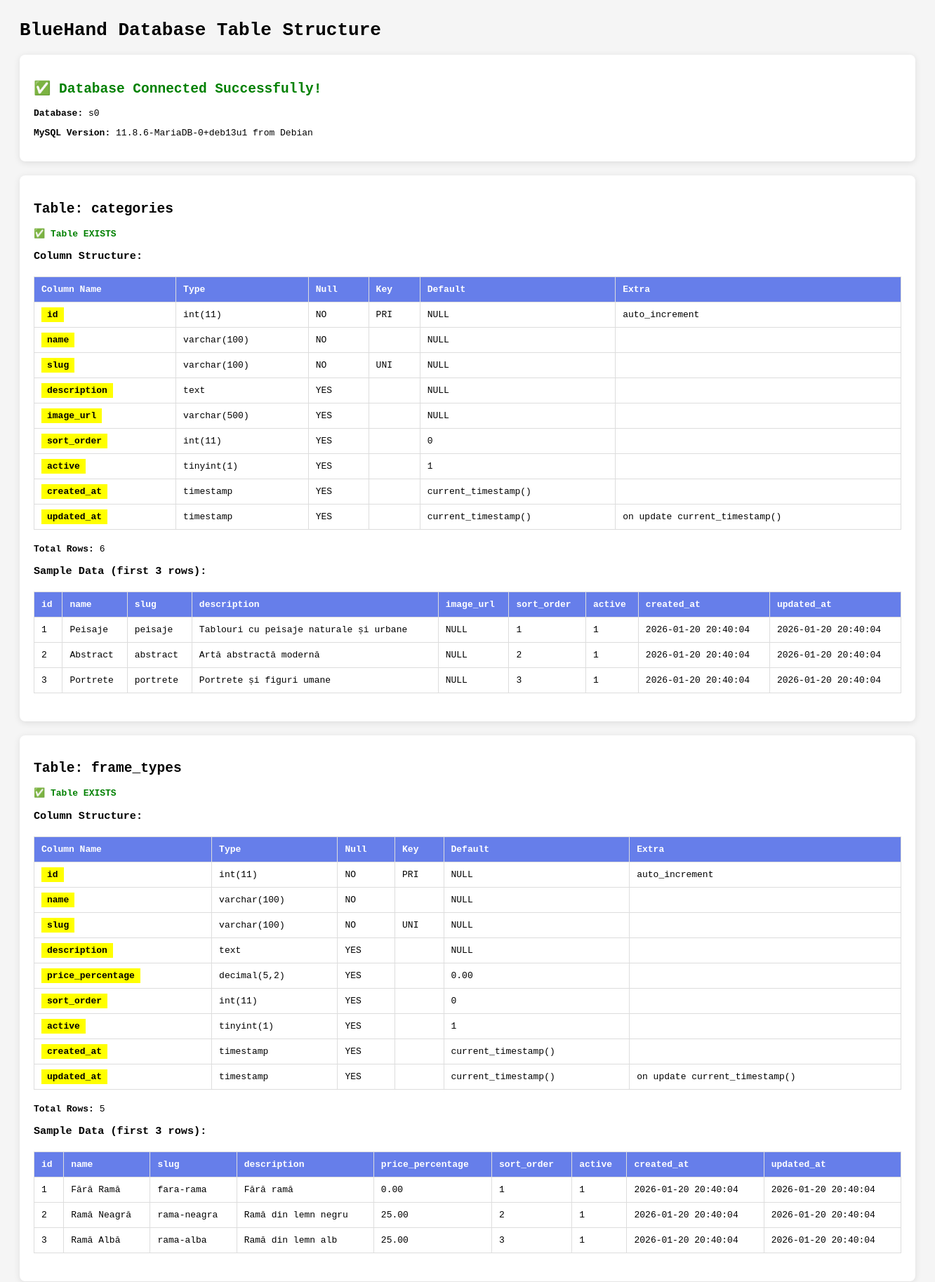
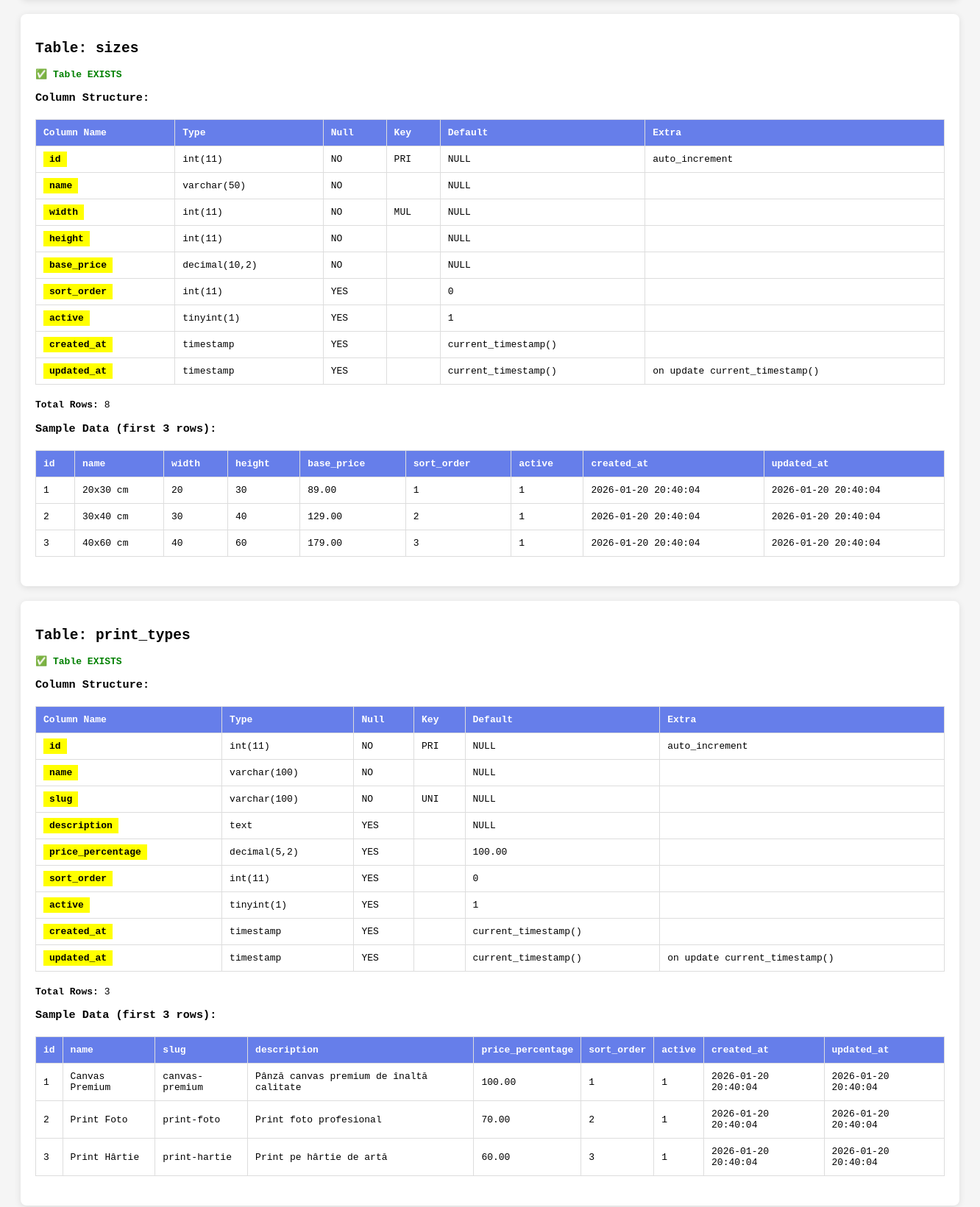
/api/check-tables-standalone.php (upper part), run on the app's committed database (2 pictures, top to bottom).
### tables this page shows
CREATE TABLE IF NOT EXISTS `categories` (
  `id` INT AUTO_INCREMENT PRIMARY KEY,
  `name` VARCHAR(100) NOT NULL,
  `slug` VARCHAR(100) NOT NULL UNIQUE,
  `description` TEXT,
  `image_url` VARCHAR(500),
  `sort_order` INT DEFAULT 0,
  `active` BOOLEAN DEFAULT TRUE,
  `created_at` TIMESTAMP DEFAULT CURRENT_TIMESTAMP,
  `updated_at` TIMESTAMP DEFAULT CURRENT_TIMESTAMP ON UPDATE CURRENT_TIMESTAMP
);

CREATE TABLE IF NOT EXISTS `frame_types` (
  `id` INT AUTO_INCREMENT PRIMARY KEY,
  `name` VARCHAR(100) NOT NULL,
  `slug` VARCHAR(100) NOT NULL UNIQUE,
  `description` TEXT,
  `price_percentage` DECIMAL(5,2) DEFAULT 0.00,
  `sort_order` INT DEFAULT 0,
  `active` BOOLEAN DEFAULT TRUE,
  `created_at` TIMESTAMP DEFAULT CURRENT_TIMESTAMP,
  `updated_at` TIMESTAMP DEFAULT CURRENT_TIMESTAMP ON UPDATE CURRENT_TIMESTAMP
);

CREATE TABLE IF NOT EXISTS `sizes` (
  `id` INT AUTO_INCREMENT PRIMARY KEY,
  `name` VARCHAR(50) NOT NULL,
  `width` INT NOT NULL,
  `height` INT NOT NULL,
  `base_price` DECIMAL(10,2) NOT NULL,
  `sort_order` INT DEFAULT 0,
  `active` BOOLEAN DEFAULT TRUE,
  `created_at` TIMESTAMP DEFAULT CURRENT_TIMESTAMP,
  `updated_at` TIMESTAMP DEFAULT CURRENT_TIMESTAMP ON UPDATE CURRENT_TIMESTAMP,
  UNIQUE KEY `size_dimensions` (`width`, `height`)
);

CREATE TABLE IF NOT EXISTS `print_types` (
  `id` INT AUTO_INCREMENT PRIMARY KEY,
  `name` VARCHAR(100) NOT NULL,
  `slug` VARCHAR(100) NOT NULL UNIQUE,
  `description` TEXT,
  `price_percentage` DECIMAL(5,2) DEFAULT 100.00,
  `sort_order` INT DEFAULT 0,
  `active` BOOLEAN DEFAULT TRUE,
  `created_at` TIMESTAMP DEFAULT CURRENT_TIMESTAMP,
  `updated_at` TIMESTAMP DEFAULT CURRENT_TIMESTAMP ON UPDATE CURRENT_TIMESTAMP
);

### api/check-tables-standalone.php (the view, shortened to what this page needs)
<?php
$host = 'localhost';
$dbname = 'wiseguy_bluehand';
$username = 'wiseguy_bluehand';
$password = 'T0zl4qKxQm2u';
echo "<h1>BlueHand Database Table Structure</h1>";
try {
    $dsn = "mysql:host=$host;dbname=$dbname;charset=utf8mb4";
    $options = [
        PDO::ATTR_ERRMODE => PDO::ERRMODE_EXCEPTION,
        PDO::ATTR_DEFAULT_FETCH_MODE => PDO::FETCH_ASSOC,
        PDO::ATTR_EMULATE_PREPARES => false,
    ];
    $db = new PDO($dsn, $username, $password, $options);
    echo "<div class='section'>";
    echo "<h2 class='success'>✅ Database Connected Successfully!</h2>";
    echo "<p><strong>Database:</strong> " . $db->query("SELECT DATABASE()")->fetchColumn() . "</p>";
    echo "<p><strong>MySQL Version:</strong> " . $db->query("SELECT VERSION()")->fetchColumn() . "</p>";
    echo "</div>";
    $tables = ['categories', 'frame_types', 'sizes', 'print_types', 'products', 'orders', 'order_items', 'clients', 'users'];
    foreach ($tables as $tableName) {
        echo "<div class='section'>";
        echo "<h2>Table: $tableName</h2>";
        $stmt = $db->query("SHOW TABLES LIKE '$tableName'");
        $exists = $stmt->fetch();
        if (!$exists) {
            echo "</div>";
            continue;
        }
        echo "<p class='success'>✅ Table EXISTS</p>";
        $stmt = $db->query("DESCRIBE $tableName");
        $columns = $stmt->fetchAll();
        echo "<h3>Column Structure:</h3>";
        echo "<table>";
        echo "<tr><th>Column Name</th><th>Type</th><th>Null</th><th>Key</th><th>Default</th><th>Extra</th></tr>";
        foreach ($columns as $col) {
            echo "<tr>";
            echo "<td><strong style='background: yellow; padding: 3px 8px;'>" . htmlspecialchars($col['Field']) . "</strong></td>";
            echo "<td>" . htmlspecialchars($col['Type']) . "</td>";
            echo "<td>" . htmlspecialchars($col['Null']) . "</td>";
            echo "<td>" . htmlspecialchars($col['Key']) . "</td>";
            echo "<td>" . htmlspecialchars($col['Default'] ?? 'NULL') . "</td>";
            echo "<td>" . htmlspecialchars($col['Extra']) . "</td>";
            echo "</tr>";
        }
        echo "</table>";
        $stmt = $db->query("SELECT COUNT(*) as count FROM $tableName");
        $count = $stmt->fetch();
        echo "<p><strong>Total Rows:</strong> " . $count['count'] . "</p>";
        if ($count['count'] > 0) {
            echo "<h3>Sample Data (first 3 rows):</h3>";
            $stmt = $db->query("SELECT * FROM $tableName LIMIT 3");
            $rows = $stmt->fetchAll();
            if ($rows) {
                echo "<table>";
                echo "<tr>";
                foreach ($rows[0] as $key => $value) {
                    if (!is_numeric($key)) {
                        echo "<th>" . htmlspecialchars($key) . "</th>";
                    }
                }
                echo "</tr>";
                foreach ($rows as $row) {
                    echo "<tr>";
                    foreach ($row as $key => $value) {
                        if (!is_numeric($key)) {
                            $displayValue = $value ?? 'NULL';
                            echo "<td>" . htmlspecialchars($displayValue) . "</td>";
                        }
                    }
                    echo "</tr>";
                }
                echo "</table>";
            }
        } else {
            echo "<p style='color: orange;'>⚠️ Table is EMPTY (no data)</p>";
        }
        echo "</div>";
    }
} catch (PDOException $e) {
    echo "<div class='section'>";
    echo "<h2 class='error'>❌ Database Error</h2>";
    echo "<p><strong>Error Message:</strong> " . htmlspecialchars($e->getMessage()) . "</p>";
    echo "<p><strong>Error Code:</strong> " . htmlspecialchars($e->getCode()) . "</p>";
    echo "<h3>💡 Possible Fixes:</h3>";
    echo "<ul>";
    echo "<li>Check that database name is: <code>wiseguy_bluehand</code></li>";
    echo "<li>Check that database user is: <code>wiseguy_bluehand</code></li>";
    echo "<li>Check that password is correct (update at top of this file)</li>";
    echo "<li>Check that database exists in cPanel → MySQL Databases</li>";
    echo "</ul>";
    echo "</div>";
}
?>

### api/check-tables-standalone.php (style rules this page uses)
table { border-collapse: collapse; margin: 20px 0; background: white; width: 100%; }
th, td { border: 1px solid #ddd; padding: 10px; text-align: left; }
th { background: #667eea; color: white; }
.section { background: white; padding: 20px; margin: 20px 0; border-radius: 8px; box-shadow: 0 2px 10px rgba(0,0,0,0.1); }
.success { color: green; font-weight: bold; }

### data on the page
categories: id "1", name "Peisaje", slug "peisaje", description "Tablouri cu peisaje naturale și urbane", image_url "NULL", sort_order "1", active "1", created_at "2026-01-20 20:40:04", updated_at "2026-01-20 20:40:04"
categories: id "2", name "Abstract", slug "abstract", description "Artă abstractă modernă", image_url "NULL", sort_order "2", active "1", created_at "2026-01-20 20:40:04", updated_at "2026-01-20 20:40:04"
categories: id "3", name "Portrete", slug "portrete", description "Portrete și figuri umane", image_url "NULL", sort_order "3", active "1", created_at "2026-01-20 20:40:04", updated_at "2026-01-20 20:40:04"
frame_types: id "1", name "Fără Ramă", slug "fara-rama", description "Fără ramă", price_percentage "0.00", sort_order "1", active "1", created_at "2026-01-20 20:40:04", updated_at "2026-01-20 20:40:04"
frame_types: id "2", name "Ramă Neagră", slug "rama-neagra", description "Ramă din lemn negru", price_percentage "25.00", sort_order "2", active "1", created_at "2026-01-20 20:40:04", updated_at "2026-01-20 20:40:04"
frame_types: id "3", name "Ramă Albă", slug "rama-alba", description "Ramă din lemn alb", price_percentage "25.00", sort_order "3", active "1", created_at "2026-01-20 20:40:04", updated_at "2026-01-20 20:40:04"
sizes: id "1", name "20x30 cm", width "20", height "30", base_price "89.00", sort_order "1", active "1", created_at "2026-01-20 20:40:04", updated_at "2026-01-20 20:40:04"
sizes: id "2", name "30x40 cm", width "30", height "40", base_price "129.00", sort_order "2", active "1", created_at "2026-01-20 20:40:04", updated_at "2026-01-20 20:40:04"
sizes: id "3", name "40x60 cm", width "40", height "60", base_price "179.00", sort_order "3", active "1", created_at "2026-01-20 20:40:04", updated_at "2026-01-20 20:40:04"
print_types: id "1", name "Canvas Premium", slug "canvas-premium", description "Pânză canvas premium de înaltă calitate", price_percentage "100.00", sort_order "1", active "1", created_at "2026-01-20 20:40:04", updated_at "2026-01-20 20:40:04"
print_types: id "2", name "Print Foto", slug "print-foto", description "Print foto profesional", price_percentage "70.00", sort_order "2", active "1", created_at "2026-01-20 20:40:04", updated_at "2026-01-20 20:40:04"
print_types: id "3", name "Print Hârtie", slug "print-hartie", description "Print pe hârtie de artă", price_percentage "60.00", sort_order "3", active "1", created_at "2026-01-20 20:40:04", updated_at "2026-01-20 20:40:04"

### other printed values
$db->query("SELECT DATABASE()")->fetchColumn() "s0"
$db->query("SELECT VERSION()")->fetchColumn() "11.8.6-MariaDB-0+deb13u1 from Debian"
$tableName "categories"
$col['Field'] "id"
$col['Type'] "int(11)"
$col['Null'] "NO"
$col['Key'] "PRI"
$col['Default'] "NULL"
$col['Extra'] "auto_increment"
$col['Field'] "name"
$col['Type'] "varchar(100)"
$col['Field'] "slug"
$col['Key'] "UNI"
$col['Field'] "description"
$col['Type'] "text"
